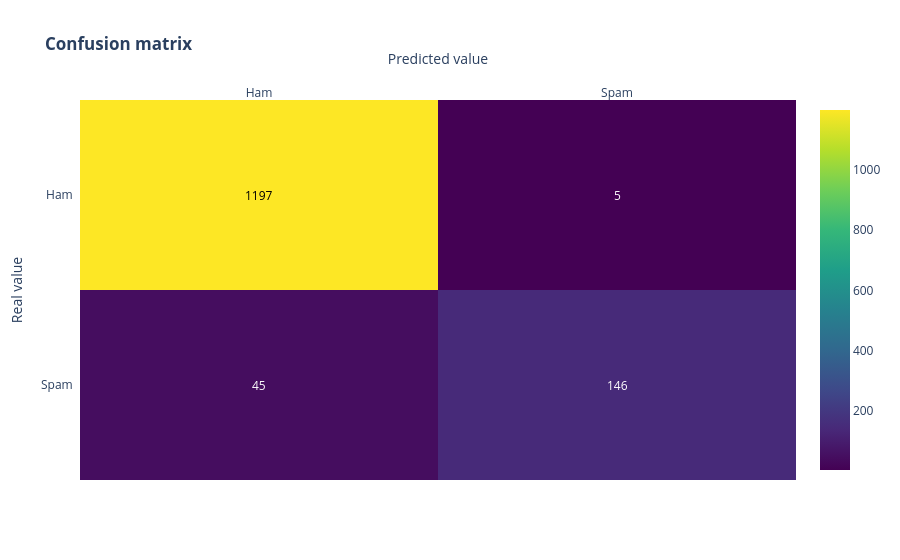

The notebook cell saved with this chart:
### Code cell
# Fit the pipeline with the data
pipe.fit(x_train, y_train)

y_pred_class = pipe.predict(x_test)
y_pred_train = pipe.predict(x_train)

print('Train: {}'.format(metrics.accuracy_score(y_train, y_pred_train)))
print('Test: {}'.format(metrics.accuracy_score(y_test, y_pred_class)))

conf_matrix(metrics.confusion_matrix(y_test, y_pred_class))

### Figure 1 — Plotly figure (JSON) as saved in the notebook; plotly's stock layout.template omitted (floating-point values rounded to 4 significant figures)
{"data": [{"colorscale": [[0, "#440154"], [0.1111, "#482878"], [0.2222, "#3e4989"], [0.3333, "#31688e"], [0.4444, "#26828e"], [0.5556, "#1f9e89"], [0.6667, "#35b779"], [0.7778, "#6ece58"], [0.8889, "#b5de2b"], [1, "#fde725"]], "reversescale": false, "showscale": true, "type": "heatmap", "x": ["Ham", "Spam"], "y": ["Spam", "Ham"], "z": [[45, 146], [1197, 5]]}], "layout": {"annotations": [{"font": {"color": "#FFFFFF"}, "showarrow": false, "text": "45", "x": "Ham", "xref": "x", "y": "Spam", "yref": "y"}, {"font": {"color": "#FFFFFF"}, "showarrow": false, "text": "146", "x": "Spam", "xref": "x", "y": "Spam", "yref": "y"}, {"font": {"color": "#000000"}, "showarrow": false, "text": "1197", "x": "Ham", "xref": "x", "y": "Ham", "yref": "y"}, {"font": {"color": "#FFFFFF"}, "showarrow": false, "text": "5", "x": "Spam", "xref": "x", "y": "Ham", "yref": "y"}], "title": {"text": "<b>Confusion matrix</b>"}, "xaxis": {"dtick": 1, "gridcolor": "rgb(0, 0, 0)", "side": "top", "ticks": "", "title": {"text": "Predicted value"}}, "yaxis": {"dtick": 1, "ticks": "", "ticksuffix": "  ", "title": {"text": "Real value"}}}}
